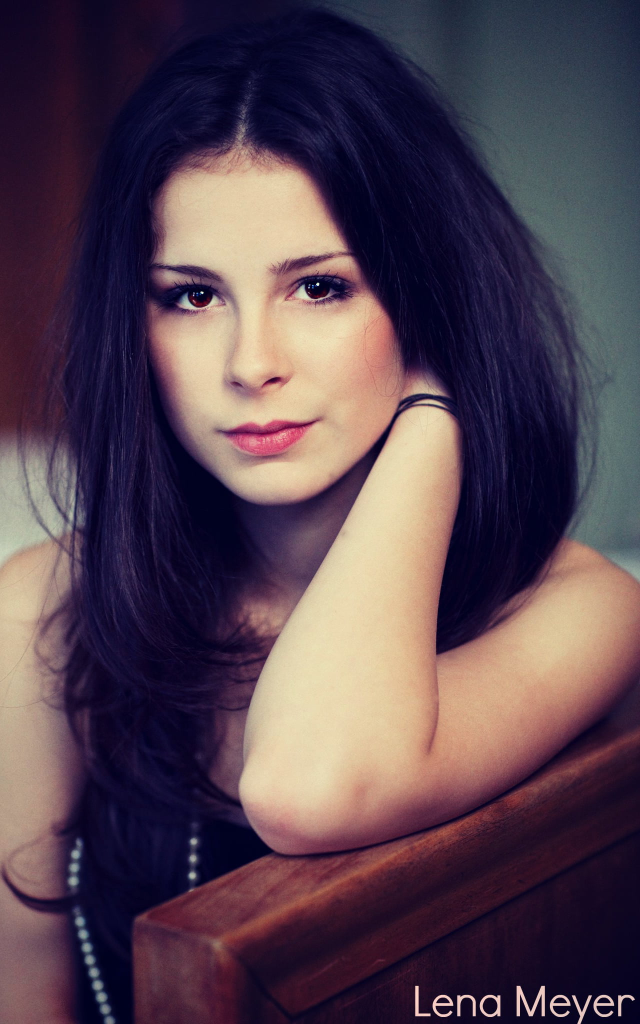
#> input picture Resources/lena.jpg, 1280 x 2048 px, found by its file name (shown at 1/2 size)
$ python 1-img.py
#> lines starting #> are read from the running program, lines starting #| are printed output that depends on the picture
# Lectura de imagenes, videos y webcams

import cv2

img = cv2.imread("C:\\Users\\anton\\Documents\\OpenCV\\Resources\\lena.jpg")
#> img is the input picture: shape (2048, 1280, 3); mean B, G, R 80.1, 67.5, 85.6
# percent by which the image is resized
scale_percent = 25

# calculate the 50 percent of original dimensions
width = int(img.shape[1] * scale_percent / 100)
#> width = 320
height = int(img.shape[0] * scale_percent / 100)
#> height = 512

# dsize
dsize = (width, height)
#> dsize = (320, 512)

output = cv2.resize(img, dsize)
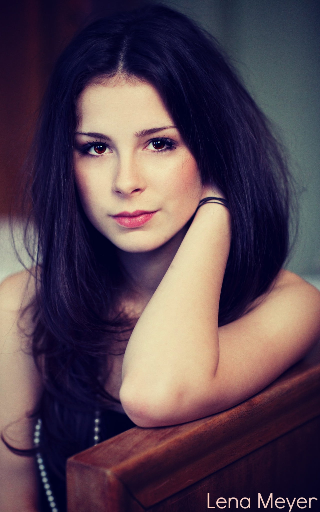
#> output: shape (512, 320, 3); mean B, G, R 80.2, 67.7, 85.7

cv2.imshow("Output", output)
cv2.waitKey(0)

$ run again, with Resources/arcoiris.jpg copied over Resources/lena.jpg
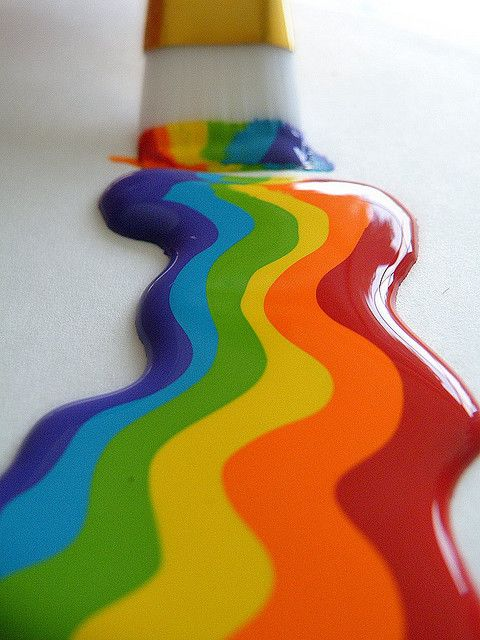
#> input picture Resources/arcoiris.jpg, 480 x 640 px, found by its file name
#> img is the input picture: shape (640, 480, 3); mean B, G, R 105.4, 141.1, 166
#> `output = cv2.resize(img, dsize)`:
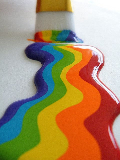
#> output: shape (160, 120, 3); mean B, G, R 105.5, 141.3, 166.2

$ run again, with Resources/cards.jpg copied over Resources/lena.jpg
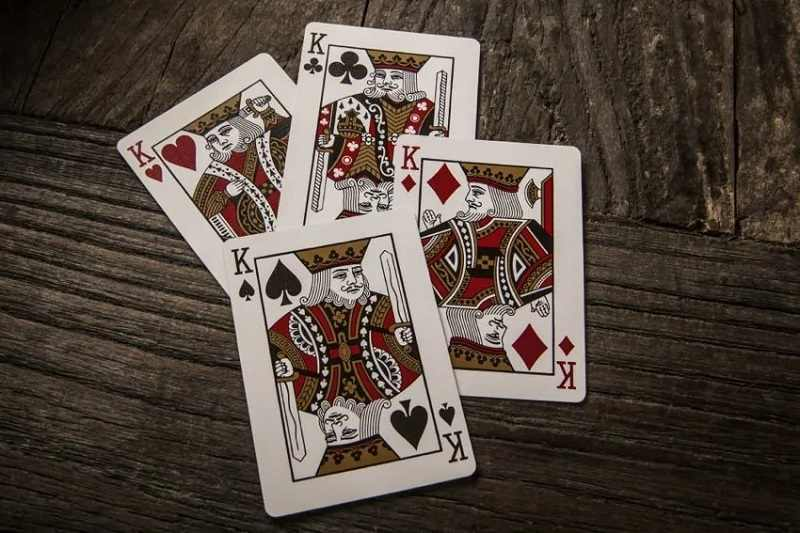
#> input picture Resources/cards.jpg, 800 x 533 px, found by its file name
#> img is the input picture: shape (533, 800, 3); mean B, G, R 64.5, 72.9, 84.7
#> `output = cv2.resize(img, dsize)`:
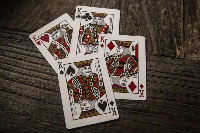
#> output: shape (133, 200, 3); mean B, G, R 64.5, 72.8, 84.7

$ run again, with Resources/cat.jpg copied over Resources/lena.jpg
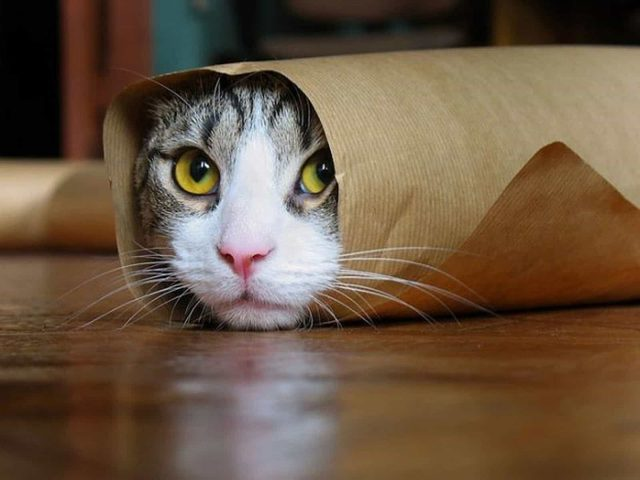
#> input picture Resources/cat.jpg, 640 x 480 px, found by its file name
#> img is the input picture: shape (480, 640, 3); mean B, G, R 66.4, 86.4, 107.1
#> `output = cv2.resize(img, dsize)`:
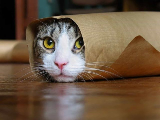
#> output: shape (120, 160, 3); mean B, G, R 66.6, 86.6, 107.3
